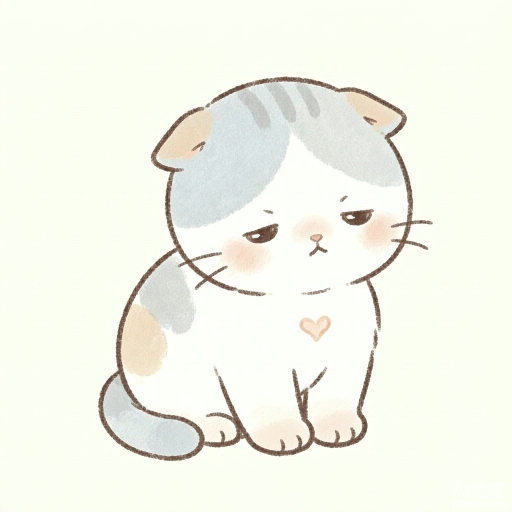
#> input picture 宠物生图原始/新形象/stage0.png, 1024 x 1024 px (shown at 1/2 size)
$ python petForge.py
#> lines starting #> are read from the running program, lines starting #| are printed output that depends on the picture; after the words box and inside, x2 and y2 are one past the last pixel; in counts of white or black regions, pixels touching at a corner belong together
#!/usr/bin/env python3
# ============================================================
#  宠物形象锻造炉（Pet Forge）
#  ------------------------------------------------------------
#  把 宠物生图原始/{新形象,A,B,邻居猫}/ 里的 AI 原始生图处理成 SoftPet 的图片素材：
#    ① 裁掉底部水印（默认裁底部 6%，可 --crop-bottom 调）
#    ② **统一底色**到米色 #F6F1E8（软过渡）—— 同一批图底色不一致时不会出现深浅方块
#    ③ **自动找到角色本体**（相对纯色底的差异区域），按 220:248 重新构图
#       —— 生成图里带了货架/绿植/地板之类的道具也不会歪；识别不可信时退回居中裁
#    ④ 缩放到 720×812，转 WebP q82
#    ⑤ 输出到 src/assets/pets/{a|b}-{毛色}-stage{n}.webp
#
#  用法：
#    python3 tools/petForge.py                       # 处理 新形象 / A / B / 邻居猫
#    python3 tools/petForge.py --only 新形象         # 只处理某一个文件夹
#    python3 tools/petForge.py --only 邻居猫 --out-name neighbor   # 单张场景：不切阶段
#    python3 tools/petForge.py --colorway pink       # 指定这批图的毛色（默认 cream）
#    python3 tools/petForge.py --crop-bottom 8       # 水印高时加大裁底百分比
#    python3 tools/petForge.py --no-trim             # 关掉自动构图，按老办法居中裁
#    python3 tools/petForge.py --keep-bg             # 保留原始底色，不做统一底色
#
#  原图命名：文件名里带 stage0~stage4（或直接叫 stage2.png）；
#  实在没编号就按文件名排序依次当作 stage0~stage4。
# ============================================================

import argparse
import re
import sys
from pathlib import Path

from PIL import Image, ImageChops

ROOT = Path(__file__).resolve().parent.parent
RAW_DIR = ROOT / "宠物生图原始"
OUT_DIR = ROOT / "src" / "assets" / "pets"

# SoftPet 的 SVG 画布比例 220:248 —— 图按这个比例裁，替换 SVG 时布局不跳动
TARGET_W, TARGET_H = 720, 812
ASPECT = 220 / 248  # w/h ≈ 0.887

EXTS = {".png", ".jpg", ".jpeg", ".webp"}
# 目录名 → 输出用的画风前缀。外部工具生成的新形象直接丢「新形象」即可。
# 「小狗」→ d 前缀：2026-09-23 起第二只伙伴「团团」（狗），d = dog，与猫的 a/b 互不干扰。
STYLE_MAP = {"新形象": "a", "A": "a", "B": "b", "邻居猫": "n", "小狗": "d"}

# 透明底图会合成到这个米色背景上（和 App 页面底色一致，不会出现白方块/黑块）
FALLBACK_BG = (246, 241, 232)

# ---- 自动构图参数 ----
TRIM_THRESHOLD = 30      # 与背景色的通道差阈值；水彩纸纹/淡影一般 <20，不会被算成主体
TRIM_MARGIN = 0.08       # 角色四周留白（相对角色高度）
MIN_SUBJECT_RATIO = 0.18  # 角色高度不足画面 18% → 判定识别不可信
MAX_SUBJECT_RATIO = 0.94  # 差异区域几乎铺满 → 判定底色不纯，识别不可信


def guess_stage(path: Path, used: set) -> int:
    """从文件名猜阶段号；猜不到就按剩余顺序补位"""
    name = path.stem
    m = re.search(r"stage[_ \-]?([0-4])", name, re.IGNORECASE)
    if m:
        return int(m.group(1))
    m = re.search(r"(?:^|[^0-9])([0-4])(?:[^0-9]|$)", name)
    if m:
        return int(m.group(1))
    for i in range(5):
        if i not in used:
            return i
    return 0


def open_flat(src: Path) -> Image.Image:
    """打开图片并拍平：透明背景合成到米色底，避免转 RGB 后透明变黑"""
    img = Image.open(src)
    if img.mode in ("RGBA", "LA", "P"):
        img = img.convert("RGBA")
        bg = Image.new("RGBA", img.size, FALLBACK_BG + (255,))
        bg.alpha_composite(img)
        return bg.convert("RGB")
    return img.convert("RGB")


def sample_bg(img: Image.Image) -> tuple:
    """取四边中点/角点的中位数当背景色（水彩纸底常带轻微晕染，中位数比单点稳）"""
    w, h = img.size
    px = img.load()
    pts = [(2, 2), (w - 3, 2), (2, h - 3), (w - 3, h - 3),
           (w // 2, 2), (w // 2, h - 3), (2, h // 2), (w - 3, h // 2)]
    vals = [px[x, y] for x, y in pts]
    return tuple(sorted(v[c] for v in vals)[len(vals) // 2] for c in range(3))


def detect_subject_bbox(img: Image.Image, bg: tuple):
    """找出相对背景色有差异的区域；先缩小再判定，抹掉纸纹单像素噪点"""
    w, h = img.size
    long_side = max(w, h)
    scale = min(1.0, 320 / long_side)
    small = img.resize((max(1, round(w * scale)), max(1, round(h * scale))), Image.LANCZOS) if scale < 1 else img
    diff = ImageChops.difference(small, Image.new("RGB", small.size, bg)).convert("L")
    mask = diff.point(lambda v: 255 if v > TRIM_THRESHOLD else 0)
    bbox = mask.getbbox()
    if not bbox:
        return None
    kx = w / small.size[0]
    ky = h / small.size[1]
    return (int(bbox[0] * kx), int(bbox[1] * ky), int(bbox[2] * kx), int(bbox[3] * ky))


def bbox_reliable(img: Image.Image, bbox: tuple) -> bool:
    w, h = img.size
    bw, bh = bbox[2] - bbox[0], bbox[3] - bbox[1]
    if bh < h * MIN_SUBJECT_RATIO:
        return False
    if bw * bh > w * h * MAX_SUBJECT_RATIO:
        return False
    return bw >= w * 0.05


def unify_background(img: Image.Image, bg: tuple, tol: int = 16) -> Image.Image:
    """把接近采样底色的像素软性拉到 FALLBACK_BG。

    为什么必须做：AI 一次出 5 张，每张的「米白底」都不一样（蓝通道能差 14），
    直接放进 App 会出现 5 个深浅不同的方块，而且猫咪长大时底色会「跳」一下。
    做法是软过渡不是硬抠：差值 ≤ tol 的像素按接近程度混合到 FALLBACK_BG，
    猫咪身上那些本来就接近底色的奶白毛也会一并被拉到同色 —— 正好，它就该融进米色底。
    """
    diff = ImageChops.difference(img, Image.new("RGB", img.size, bg)).convert("L")
    mask = diff.point(lambda v: 0 if v > tol else 255 - int(v * 255 / (tol + 1)))
    return Image.composite(Image.new("RGB", img.size, FALLBACK_BG), img, mask)


def crop_to_aspect(img: Image.Image, bbox: tuple, bg: tuple) -> Image.Image:
    """以 bbox 为中心，外扩留白并补到 220:248；不够就垫背景色，绝不切到角色"""
    w, h = img.size
    x0, y0, x1, y1 = bbox
    m = round((y1 - y0) * TRIM_MARGIN)
    x0, y0, x1, y1 = x0 - m, y0 - m, x1 + m, y1 + m
    bw, bh = x1 - x0, y1 - y0

    if bw / bh < ASPECT:                      # 太窄 → 左右补
        pad = (bh * ASPECT - bw) / 2
        x0, x1 = x0 - pad, x1 + pad
    else:                                     # 太扁 → 上下补
        pad = (bw / ASPECT - bh) / 2
        y0, y1 = y0 - pad, y1 + pad

    x0, y0, x1, y1 = round(x0), round(y0), round(x1), round(y1)

    # 超出画面 → 先垫背景色画布再裁（比缩小角色好看，也不会切耳朵/脚）
    # ⚠️ 垫完画布后，裁剪窗口必须跟着平移 (pl, pt)：
    #    否则窗口落在画布外，PIL 会填**纯黑**——曾导致 4/6 张图顶部出现黑边
    pl, pt = max(0, -x0), max(0, -y0)
    pr, pb = max(0, x1 - w), max(0, y1 - h)
    if pl or pt or pr or pb:
        canvas = Image.new(img.mode, (w + pl + pr, h + pt + pb), bg)
        canvas.paste(img, (pl, pt))
        img = canvas
        x0, x1 = x0 + pl, x1 + pl
        y0, y1 = y0 + pt, y1 + pt
    return img.crop((x0, y0, x1, y1))


def center_crop(img: Image.Image) -> Image.Image:
    """兜底：纯居中裁到 220:248"""
    w, h = img.size
    if w / h > ASPECT:  # 太宽 → 裁两侧
        target_w = round(h * ASPECT)
        x0 = (w - target_w) // 2
        return img.crop((x0, 0, x0 + target_w, h))
    target_h = round(w / ASPECT)  # 太高 → 裁下（保留上半）
    return img.crop((0, 0, w, min(h, target_h)))


def forge_one(src: Path, dst: Path, crop_bottom_pct: float, use_trim: bool, unify_bg: bool = True) -> str:
    img = open_flat(src)
    w, h = img.size

    # ① 裁底部水印
    cut = int(h * crop_bottom_pct / 100)
    if cut > 0:
        img = img.crop((0, 0, w, h - cut))

    # ② 统一底色（让同一批图底色完全一致、和 App 底色无缝）
    if unify_bg:
        img = unify_background(img, sample_bg(img))

    # ③ 自动构图（识别不可信则退回居中裁）
    how = "居中裁"
    bg = sample_bg(img)
    if use_trim:
        bbox = detect_subject_bbox(img, bg)
        if bbox and bbox_reliable(img, bbox):
            img = crop_to_aspect(img, bbox, bg)
            how = f"自动构图 {bbox[2] - bbox[0]}×{bbox[3] - bbox[1]}"
        else:
            img = center_crop(img)
    else:
        img = center_crop(img)

    # ④ 缩放 + WebP
    img = img.resize((TARGET_W, TARGET_H), Image.LANCZOS)
    img.save(dst, "WEBP", quality=82, method=6)
    return how


def forge_style(style_dir: Path, style_key: str, colorway: str, crop_bottom_pct: float,
                use_trim: bool, unify_bg: bool = True, out_name: str = None) -> list:
    if not style_dir.exists():
        return []
    files = sorted(p for p in style_dir.iterdir() if p.suffix.lower() in EXTS and not p.name.startswith("."))
    if not files:
        return []

    OUT_DIR.mkdir(parents=True, exist_ok=True)
    used, report = set(), []
    for f in files:
        if out_name:
            # 单张场景（比如「邻居猫」）：不切阶段，直接输出 <out_name>.webp
            dst = OUT_DIR / f"{out_name}.webp"
            how = forge_one(f, dst, crop_bottom_pct, use_trim, unify_bg)
            report.append(f"  {style_dir.name}/{f.name} → {dst.name}（{how}，{dst.stat().st_size / 1024:.0f}KB）")
            continue
        stage = guess_stage(f, used)
        if stage in used:
            print(f"  ⚠️ {style_dir.name}/{f.name} 的阶段 {stage} 重复，跳过")
            continue
        used.add(stage)
        dst = OUT_DIR / f"{style_key}-{colorway}-stage{stage}.webp"
        how = forge_one(f, dst, crop_bottom_pct, use_trim, unify_bg)
        size_kb = dst.stat().st_size / 1024
        report.append(f"  {style_dir.name}/{f.name} → {dst.name}（stage{stage}，{how}，{size_kb:.0f}KB）")
    return report


def main() -> None:
    ap = argparse.ArgumentParser(description="宠物形象图锻造：原始 AI 生图 → SoftPet 素材")
    ap.add_argument("--colorway", default="cream", choices=["cream", "pink", "blue"], help="这批图的毛色（默认 cream）")
    ap.add_argument("--crop-bottom", type=float, default=6.0, help="裁掉底部水印的百分比（默认 6）")
    ap.add_argument("--no-trim", action="store_true", help="关掉自动构图，退回居中裁")
    ap.add_argument("--only", default=None, help="只处理某个文件夹（新形象 / A / B / 邻居猫）")
    ap.add_argument("--keep-bg", action="store_true", help="保留原始底色，不做统一底色处理")
    ap.add_argument("--out-name", default=None, help="配合 --only：不切阶段，直接输出成 <名字>.webp（单张场景用）")
    args = ap.parse_args()

    if not RAW_DIR.exists():
        print(f"找不到 {RAW_DIR}，请先把原始生图放进 宠物生图原始/新形象")
        sys.exit(1)

    targets = {args.only: STYLE_MAP.get(args.only, "a")} if args.only else STYLE_MAP
    if args.only and args.only not in STYLE_MAP:
        print(f"⚠️ 未知文件夹「{args.only}」，按 a 前缀输出")

    total = 0
    for dir_name, style_key in targets.items():
        report = forge_style(RAW_DIR / dir_name, style_key, args.colorway, args.crop_bottom,
                             not args.no_trim, not args.keep_bg, args.out_name)
#> in open_flat, img is the input picture: PIL image 1024x1024 RGB; mean R, G, B 243.5, 245.2, 234.5
#> in forge_one, `img = img.crop((0, 0, w, h - cut))`:
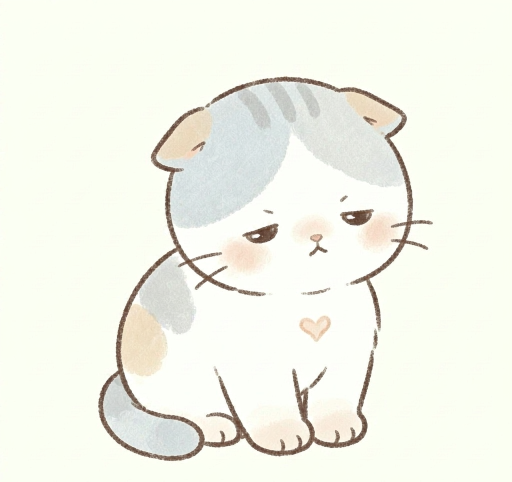
#> img: PIL image 1024x963 RGB (shown at 1/2 size); mean R, G, B 243, 244.6, 234
#> in sample_bg, `vals = [px[x, y] for x, y in pts]`: vals = [(253, 255, 245), (251, 255, 243), (251, 253, 243), (251, 255, 243), (252, 255, 243), (251, 255, 243), (251, 253, 243), (251, 255, 242)]
#> in unify_background, `mask = diff.point(lambda v: 0 if v > tol else 255 - int(v * 255 / (tol..`:
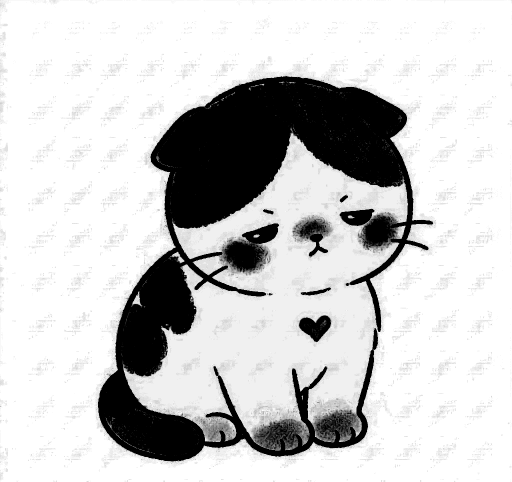
#> mask: PIL image 1024x963 L (shown at 1/2 size); min 0, max 255, mean 202
#> in forge_one, `bg = sample_bg(img)`: bg = (246, 241, 232)
#> in detect_subject_bbox, `small = img.resize((max(1, round(w * scale)), max(1, round(h * scale))..`:
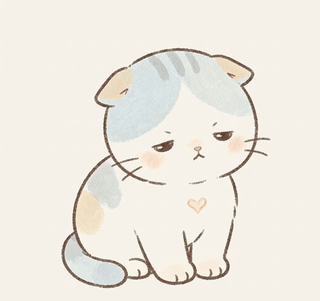
#> small: PIL image 320x301 RGB; mean R, G, B 238.6, 233.9, 224.8
#> in detect_subject_bbox, `diff = ImageChops.difference(small, Image.new("RGB", small.size, bg))...`:
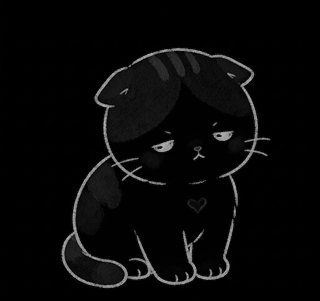
#> diff: PIL image 320x301 L; min 0, max 179, mean 7.9
#> in detect_subject_bbox, `mask = diff.point(lambda v: 255 if v > TRIM_THRESHOLD else 0)`:
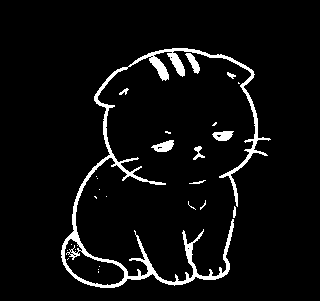
#> mask: PIL image 320x301 L; 5.3% white; 26 white regions (17 under 20 px), largest, box (x1, y1, x2, y2) and area: (61, 48, 271, 288) 4407, (151, 140, 174, 152) 170, (212, 131, 234, 141) 156
#> in detect_subject_bbox, `bbox = mask.getbbox()`: bbox = (61, 48, 271, 288)
#> in forge_one, `bbox = detect_subject_bbox(img, bg)`: bbox = (195, 153, 867, 921)
#> in bbox_reliable, `bw, bh = bbox[2] - bbox[0], bbox[3] - bbox[1]`: bw = 672; bh = 768
#> in crop_to_aspect, `w, h = img.size`: w = 1024; h = 963
#> in crop_to_aspect, `x0, y0, x1, y1 = bbox`: x0 = 195; y0 = 153; x1 = 867; y1 = 921
#> in crop_to_aspect, `m = round((y1 - y0) * TRIM_MARGIN)`: m = 61
#> in crop_to_aspect, `x0, y0, x1, y1 = x0 - m, y0 - m, x1 + m, y1 + m`: x0 = 134; y0 = 92; x1 = 928; y1 = 982
#> in crop_to_aspect, `bw, bh = x1 - x0, y1 - y0`: bw = 794; bh = 890
#> in crop_to_aspect, `pad = (bw / ASPECT - bh) / 2`: pad = 2.53
#> in crop_to_aspect, `y0, y1 = y0 - pad, y1 + pad`: y0 = 89.47; y1 = 984.5
#> in crop_to_aspect, `x0, y0, x1, y1 = round(x0), round(y0), round(x1), round(y1)`: y0 = 89; y1 = 985
#> in crop_to_aspect, `pl, pt = max(0, -x0), max(0, -y0)`: pl = 0
#> in crop_to_aspect, `pr, pb = max(0, x1 - w), max(0, y1 - h)`: pb = 22
#> in crop_to_aspect, `canvas.paste(img, (pl, pt))`:
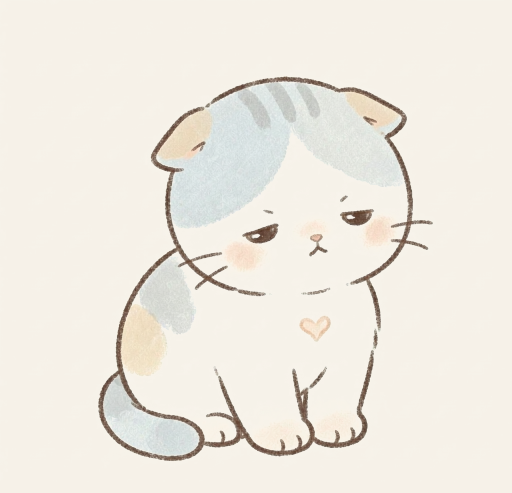
#> canvas: PIL image 1024x985 RGB (shown at 1/2 size); mean R, G, B 238.7, 234, 225
#> in crop_to_aspect, `return img.crop((x0, y0, x1, y1))`:
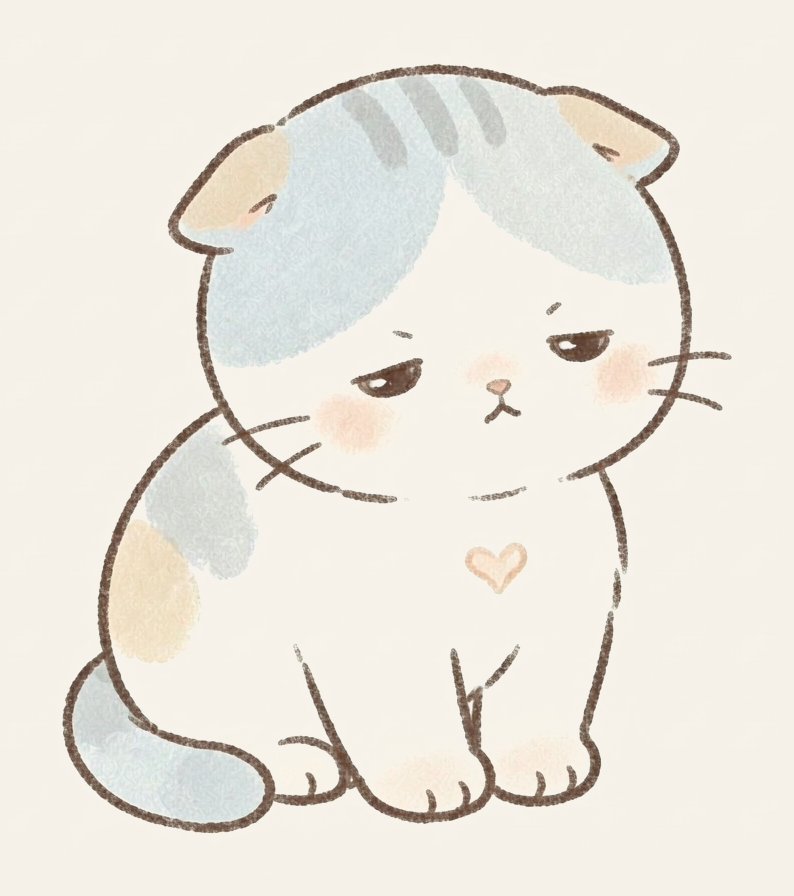
#> returned value: PIL image 794x896 RGB; mean R, G, B 235.7, 231.1, 222
#> in forge_one, `how = f"自动构图 {bbox[2] - bbox[0]}×{bbox[3] - bbox[1]}"`: how = '自动构图 672×768'
        for line in report:
            print(line)
        total += len(report)

    if total == 0:
        print("没有可处理的图片 —— 先按 宠物形象生图prompt.md 生成图片放进 宠物生图原始/新形象/")
    else:
        print(f"\n完成，共 {total} 张 → src/assets/pets/。跑 npm run build 即可在 App 里看到新形象。")


if __name__ == "__main__":
#> (the run stopped early here; a loop or call above may not have finished)
